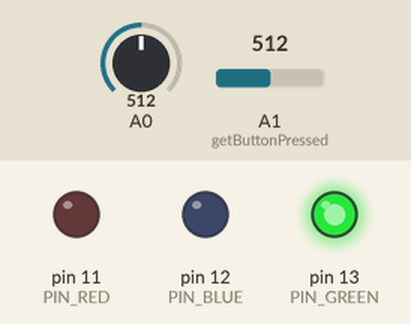
Recording of a sketch running on a simulated Arduino Uno, built with avr-gcc and run on an emulated ATmega328P. On the bench: output pins drawn as LEDs (lit = HIGH). The inputs (shaded band) are chosen by the test bench; at power-on: A0 = 512, A1 (getButtonPressed) = 512.

Above: at 1.2 s.
1.3 s: A0 set to 560
2.8 s: A0 set to 164
4.3 s: A0 set to 140
At 5.5 s:
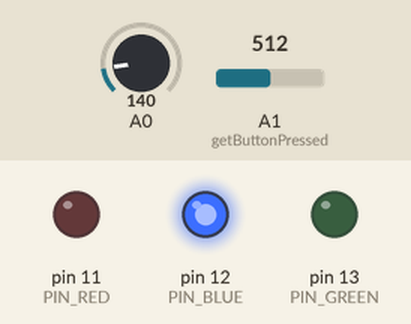
5.8 s: A0 set to 306
At 6.7 s:
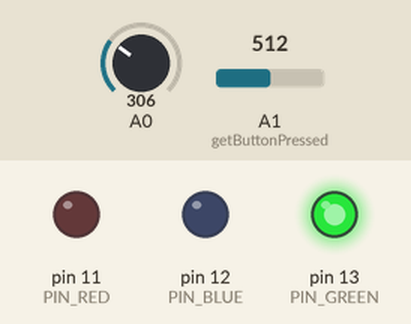
7.3 s: A0 set to 122
At 7.9 s:
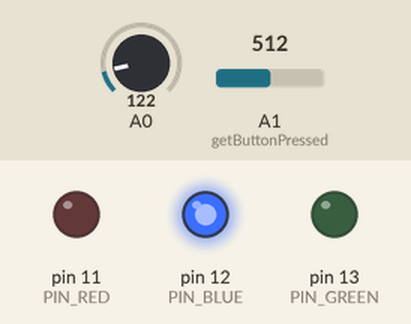
Timing chart, 0 to 9.8 s (numbered marks = the images above; inputs shaded):
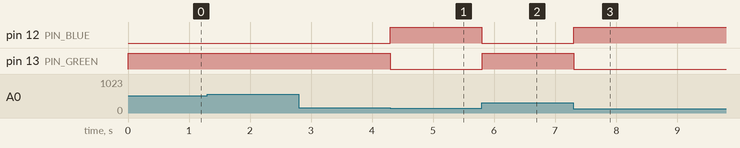

The sketch:

Analog_input_average.ino
```cpp
//brightness thresholds
#define THR_DARK_DEFAULT 150    //dark threshold
#define THR_BRIGHT_DEFAULT 410  //light threshold

//pins for LEDs
#define PIN_RED 11
#define PIN_BLUE 12
#define PIN_GREEN 13
#define AVG_COUNT 10


int darkThreshold;
int brightThreshold;
int history[AVG_COUNT];

void setup() {
  //Setup pins
  pinMode(PIN_RED, OUTPUT);
  pinMode(PIN_BLUE, OUTPUT);
  pinMode(PIN_GREEN, OUTPUT);

  darkThreshold = THR_DARK_DEFAULT;
  brightThreshold = THR_BRIGHT_DEFAULT;

  //initialize history
  for(auto i = 0; i < AVG_COUNT; history[i++] = 0);
}

char getButtonPressed()
{
  int bv = analogRead(A1);
  if(bv < 100)
    return 't';
  if(bv > 450 && bv < 550)
    return 'b';
  return ' ';   //assume that nothing is pressed
}

int getBrightness()
{
  //shift history
  long int sum = 0;
  for(auto i = 1; i < AVG_COUNT; i++)
  {
    history[i - 1] = history[i];
    sum += history[i];
  }
  int s = analogRead(A0);
  history[AVG_COUNT - 1] = s;
  sum += s;

  return sum / AVG_COUNT;
}

void loop(){
  //Initialize output values for all three leds to zero
  byte r = LOW;
  byte g = LOW;
  byte b = LOW;

  //Get "brigtness value" from analog input
  int brightness = getBrightness();

  //Compare and set one of led values to HIGH
  if(brightness > brightThreshold)
    r = HIGH;
  else {
    if(brightness < darkThreshold)
      b = HIGH;
    else
      g = HIGH;
  }

  //Switch the leds
  digitalWrite(PIN_RED, r);
  digitalWrite(PIN_GREEN, g);
  digitalWrite(PIN_BLUE, b);

  char button = getButtonPressed();
  if (button == 't')
    darkThreshold = brightness;

  if (button == 'b')
    brightThreshold = brightness;
}
```

Measured:
- the behaviour switches between 150 and 149 on A0 (found by bisection; images 0 and 1)
- after the input at 2.8 s, every drawn part: stays the same
- after the input at 4.3 s, pin 12 (PIN_BLUE): LOW → HIGH at once; pin 13 (PIN_GREEN): HIGH → LOW at once
- after the input at 5.8 s, pin 12 (PIN_BLUE): HIGH → LOW at once; pin 13 (PIN_GREEN): LOW → HIGH at once
- after the input at 7.3 s, pin 12 (PIN_BLUE): LOW → HIGH at once; pin 13 (PIN_GREEN): HIGH → LOW at once
